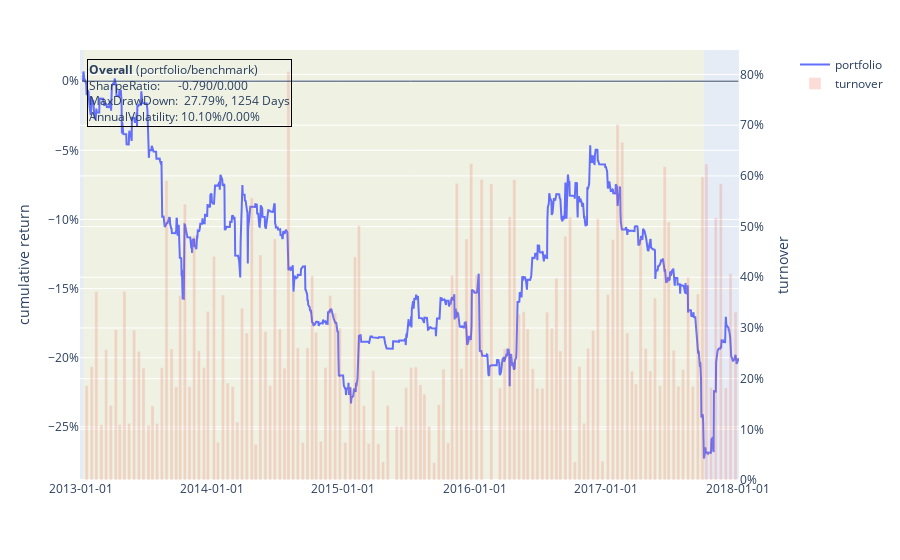

The code cell stored with this chart in its notebook:
### Code cell
class MyAlg(trading.CustomAlgorithm):
    first_break = True
    def initialize(self):
        # setup engine
        engine = self.get_factor_engine()
        engine.to_cuda()
        universe = factors.AverageDollarVolume(win=120).top(500)
        engine.set_filter(universe)

        # add your factors
        rsi = factors.RSI()
        engine.add( rsi.top(3).shift(1), 'longs' )
        engine.add( rsi.bottom(3).shift(1), 'shorts' )
        
        # schedule rebalance before market close
        self.schedule_rebalance(trading.event.MarketClose(self.rebalance, offset_ns=-10000))

        # simulation parameters
        self.blotter.capital_base = 10000
        self.blotter.max_shares = 1e+19
        self.blotter.set_commission(percentage=0, per_share=0.005, minimum=1)
        # self.blotter.set_slippage(percentage=0, per_share=0.4)

    def rebalance(self, data: 'pd.DataFrame', history: 'pd.DataFrame'):
        if self.first_break:
            self.first_break = False  # Keep consistent with zipline
            return

        all_assets = data.index
        longs = set(all_assets[data.longs])
        shorts = set(all_assets[data.shorts])

        self.record(universe_size=len(all_assets))

        # Build a 2x-leveraged, equal-weight, long-short portfolio.
        one_third = 1.0 / 3.0
        self.blotter.batch_order_target_percent(longs, [one_third]*len(longs))
        self.blotter.batch_order_target_percent(shorts, [-one_third]*len(shorts))
        
        # Remove any assets that should no longer be in our portfolio.
        portfolio_assets = longs | shorts
        positions = self.blotter.portfolio.positions.keys()
        removes = positions - set(portfolio_assets)
        self.blotter.batch_order_target_percent(removes, [0] * len(removes))

    def terminate(self, records: 'pd.DataFrame'):
        self.plot()
        pass

    
%time results = trading.run_backtest(loader, MyAlg, '2013-1-3', '2018-1-3')

### Figure 1 — Plotly figure (JSON) as saved in the notebook; plotly's stock layout.template omitted (floating-point values rounded to 4 significant figures; data arrays with more than 128 entries replaced by an {"elided": "..."} marker saying what was removed)
{"data": [{"hovertemplate": "<b>Date</b>:%{x}<br><b>Return</b>: %{y:.3f}%", "name": "portfolio", "type": "scatter", "x": {"elided": "1257 str values"}, "y": {"elided": "1257 float values"}}, {"name": "turnover", "opacity": 0.2, "type": "bar", "x": {"elided": "140 str values"}, "xaxis": "x", "y": {"elided": "140 float values"}, "yaxis": "y2"}], "layout": {"annotations": [{"align": "left", "bordercolor": "black", "borderwidth": 1, "showarrow": false, "text": "<b>Overall</b> (portfolio/benchmark)<br>SharpeRatio:      -0.790/0.000<br>MaxDrawDown:  27.79%, 1254 Days<br>AnnualVolatility: 10.10%/0.00%</b>", "x": 0.01, "xref": "paper", "y": 0.98, "yref": "paper"}], "autosize": true, "margin": {"t": 50}, "shapes": [{"line": {"width": 1}, "type": "line", "x0": "2013-01-04T00:00:00+00:00", "x1": "2018-01-03T00:00:00+00:00", "y0": 0, "y1": 0}, {"fillcolor": "LightGoldenrodYellow", "layer": "below", "line": {"width": 0}, "opacity": 0.5, "type": "rect", "x0": "2013-01-08T00:00:00+00:00", "x1": "2017-09-29T00:00:00+00:00", "xref": "x", "y0": 0, "y1": 1, "yref": "paper"}], "xaxis": {"anchor": "y", "autorange": true, "domain": [0, 0.94], "range": ["2012-12-29 12:00", "2018-01-04 19:53:10.8895"], "tickformat": "%Y-%m-%d", "type": "date"}, "yaxis": {"anchor": "x", "autorange": true, "domain": [0, 1], "range": [-28.84, 2.255], "ticksuffix": "%", "title": {"text": "cumulative return"}, "type": "linear"}, "yaxis2": {"anchor": "x", "autorange": true, "overlaying": "y", "range": [0, 84.84], "side": "right", "ticksuffix": "%", "title": {"text": "turnover"}, "type": "linear"}}}
